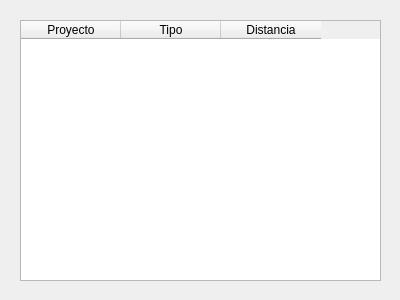
<?xml version="1.0" encoding="UTF-8"?>
<ui version="4.0">
 <class>dlg_impactos</class>
 <widget class="QDialog" name="dlg_impactos">
  <property name="geometry">
   <rect>
    <x>0</x>
    <y>0</y>
    <width>400</width>
    <height>300</height>
   </rect>
  </property>
  <property name="windowTitle">
   <string>Tabla de impactos</string>
  </property>
  <widget class="QTableWidget" name="tbl_impactos">
   <property name="geometry">
    <rect>
     <x>20</x>
     <y>20</y>
     <width>361</width>
     <height>261</height>
    </rect>
   </property>
   <property name="alternatingRowColors">
    <bool>true</bool>
   </property>
   <column>
    <property name="text">
     <string>Proyecto</string>
    </property>
   </column>
   <column>
    <property name="text">
     <string>Tipo</string>
    </property>
   </column>
   <column>
    <property name="text">
     <string>Distancia</string>
    </property>
   </column>
  </widget>
 </widget>
 <resources/>
 <connections/>
</ui>
